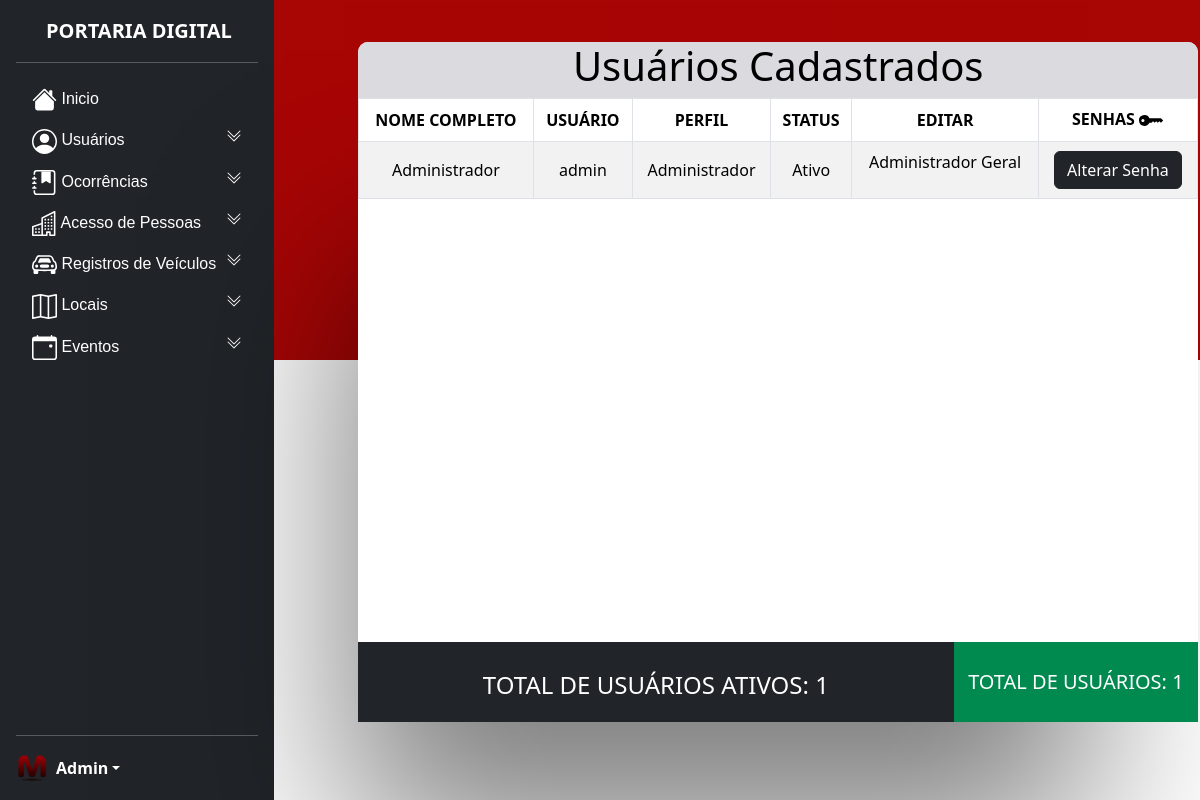
/app/views/usuarios_cadastrados.php (signed in), run on the app's committed database.
### tables this page shows
CREATE TABLE `usuarios` (
  `id` int(11) NOT NULL,
  `tipo_usuario` int(11) NOT NULL,
  `nome` varchar(45) NOT NULL,
  `usuario` varchar(45) NOT NULL,
  `senha` varchar(255) NOT NULL,
  `status_usuario` int(45) NOT NULL DEFAULT 1,
  `data_registro` datetime NOT NULL
);

### app/views/usuarios_cadastrados.php (the view, shortened to what this page needs)
<?php
require_once(__DIR__ . '/../../includes/db.php');
$tipoUsuarioLogado = $_SESSION['tipo_usuario'];
$queryuser = "SELECT id, nome, usuario, tipo_usuario, status_usuario FROM usuarios";
$statement = $pdo->prepare($queryuser);
$statement->execute();
$usuarios = $statement->fetchAll(PDO::FETCH_ASSOC);
$queryQtdUser = "SELECT COUNT(*) as quantidade FROM usuarios";
$statement = $pdo->query($queryQtdUser);
$row = $statement->fetch(PDO::FETCH_ASSOC);
$quantidadeDeUsuarios = $row['quantidade'];
$msgsqlsearch = 'TOTAL DE USUÁRIOS ATIVOS: ';
$queryQtdUserAtivo = "SELECT COUNT(*) as quantidade_ativo FROM usuarios WHERE status_usuario = 1";
$statement = $pdo->query($queryQtdUserAtivo);
$rowativos = $statement->fetch(PDO::FETCH_ASSOC);
$quantidadeUsuariosAtivos = $rowativos['quantidade_ativo'];
?>
<!DOCTYPE html>
<html lang="pt-br">
<head>
    <link href="https://cdn.jsdelivr.net/npm/bootstrap@5.3.1/dist/css/bootstrap.min.css" rel="stylesheet">
    <link rel="stylesheet" href="https://cdn.jsdelivr.net/npm/bootstrap-icons@1.11.0/font/bootstrap-icons.css">
    <link rel="stylesheet" href="../../assets/css/pesquisa.css">
</head>
<body>
    <div class="main">
        <main class="d-flex flex-nowrap side-bar">
            <div class="d-flex flex-column flex-shrink-0 p-3 text-bg-dark menu-left">
                <a href="https://projetopei.dev.br/app/views/painel.php" class="d-flex logo align-items-center mb-3 mb-md-0 me-md-auto text-white text-decoration-none">
                    <span>PORTARIA DIGITAL</span>
                </a>
                <hr>
                <ul class="nav nav-pills flex-column mb-auto">
                    <li class="nav-item">
                        <a href="https://projetopei.dev.br/app/views/painel.php" class="nav-link text-white" aria-current="page">
                            Inicio
                        </a>
                    </li>
                    <li>
                        <div class="li-usuarios">
                            <?php if ($tipoUsuarioLogado === 1) {
                                echo '<a href="#" class="nav-link text-white" data-bs-toggle="collapse" data-bs-target="#collapseusuarios" aria-expanded="false" aria-controls="collapseExample">
                            <svg xmlns="http://www.w3.org/2000/svg" width="25" height="25" fill="currentColor" class="bi bi-person-circle" viewBox="0 0 16 16">
                                <path d="M11 6a3 3 0 1 1-6 0 3 3 0 0 1 6 0z"/>
                                <path fill-rule="evenodd" d="M0 8a8 8 0 1 1 16 0A8 8 0 0 1 0 8zm8-7a7 7 0 0 0-5.468 11.37C3.242 11.226 4.805 10 8 10s4.757 1.225 5.468 2.37A7 7 0 0 0 8 1z"/>
                            </svg>
                                Usuários <svg xmlns="http://www.w3.org/2000/svg" width="16" height="16" fill="currentColor" class="bi bi-chevron-double-down svg-bottomchaves" viewBox="0 0 16 16">
                                    <path fill-rule="evenodd" d="M1.646 6.646a.5.5 0 0 1 .708 0L8 12.293l5.646-5.647a.5.5 0 0 1 .708.708l-6 6a.5.5 0 0 1-.708 0l-6-6a.5.5 0 0 1 0-.708z" />
                                    <path fill-rule="evenodd" d="M1.646 2.646a.5.5 0 0 1 .708 0L8 8.293l5.646-5.647a.5.5 0 0 1 .708.708l-6 6a.5.5 0 0 1-.708 0l-6-6a.5.5 0 0 1 0-.708z" />
                                </svg>
                            </a>';
                            } ?>
                        </div>
                    </li>
                    <li>
                        <div class="li-usuarios">
                            <a href="#" class="nav-link text-white" data-bs-toggle="collapse" data-bs-target="#collapseocorrencias" aria-expanded="false" aria-controls="collapseExample">
                                Ocorrências
                            </a>
                        </div>
                    </li>
                    <li>
                        <div class="li-usuarios">
                            <a href="#" class="nav-link text-white" data-bs-toggle="collapse" data-bs-target="#collapseacessodepessoas" aria-expanded="false" aria-controls="collapseExample">
                                Acesso de Pessoas
                            </a>
                        </div>
                    </li>
                    <a href="#" class="nav-link text-white" data-bs-toggle="collapse" data-bs-target="#collapseExample" aria-expanded="false" aria-controls="collapseExample">
                        Registros de Veículos
                    </a>
                    <li>
                        <?php if ($tipoUsuarioLogado === 1) {
                            echo '<a href="#" class="nav-link text-white" data-bs-toggle="collapse" data-bs-target="#collapselocais" aria-expanded="false" aria-controls="collapseExample">
                                <svg xmlns="http://www.w3.org/2000/svg" width="25" height="25" fill="currentColor" class="bi bi-map" viewBox="0 0 16 16">
                                <path fill-rule="evenodd" d="M15.817.113A.5.5 0 0 1 16 .5v14a.5.5 0 0 1-.402.49l-5 1a.502.502 0 0 1-.196 0L5.5 15.01l-4.902.98A.5.5 0 0 1 0 15.5v-14a.5.5 0 0 1 .402-.49l5-1a.5.5 0 0 1 .196 0L10.5.99l4.902-.98a.5.5 0 0 1 .415.103zM10 1.91l-4-.8v12.98l4 .8V1.91zm1 12.98 4-.8V1.11l-4 .8v12.98zm-6-.8V1.11l-4 .8v12.98l4-.8z"/>
                                </svg>
                                Locais <svg xmlns="http://www.w3.org/2000/svg" width="16" height="16" fill="currentColor" class="bi bi-chevron-double-down svg-bottomchaves" viewBox="0 0 16 16">
                                    <path fill-rule="evenodd" d="M1.646 6.646a.5.5 0 0 1 .708 0L8 12.293l5.646-5.647a.5.5 0 0 1 .708.708l-6 6a.5.5 0 0 1-.708 0l-6-6a.5.5 0 0 1 0-.708z" />
                                    <path fill-rule="evenodd" d="M1.646 2.646a.5.5 0 0 1 .708 0L8 8.293l5.646-5.647a.5.5 0 0 1 .708.708l-6 6a.5.5 0 0 1-.708 0l-6-6a.5.5 0 0 1 0-.708z" />
                                </svg>
                            </a>';
                        } ?>
                    </li>
                    <li>
                        <a href="#" class="nav-link text-white" data-bs-toggle="collapse" data-bs-target="#collapseeventos" aria-expanded="false" aria-controls="collapseExample">
                            Eventos
                        </a>
                    </li>
                </ul>
                <hr>
                <div class="dropdown">
                    <a href="#" class="d-flex align-items-center text-white text-decoration-none dropdown-toggle" data-bs-toggle="dropdown" aria-expanded="false">
                        <img src="../../assets/images/fav.png" alt="" width="32" height="32" class="rounded-circle me-2">
                        <strong class="user-logado"><?php echo $_SESSION['usuario']; ?></strong>
                    </a>
                </div>
            </div>
            <div class="geral">
                <div>
                    <div class="table-info">
                        <div class="box-pesquisa">
                            <div class="titulo-box-pesquisa">
                                <h1>Usuários Cadastrados</h1>
                            </div>
                        </div>
                        <div class="tabela-principal">
                            <div>
                                <table class="table col-xs-7 table-bordered table-striped table-condensed table-fixed text-center">
                                    <thead>
                                        <tr>
                                            <th scope="col">NOME COMPLETO</th>
                                            <th scope="col">USUÁRIO</th>
                                            <th scope="col">PERFIL</th>
                                            <th scope="col">STATUS</th>
                                            <th scope="col">EDITAR</th>
                                            <th scope="col">SENHAS <svg xmlns="http://www.w3.org/2000/svg" width="25" height="25" fill="currentColor" class="bi bi-key-fill" viewBox="0 0 16 16">
                                                    <path d="M3.5 11.5a3.5 3.5 0 1 1 3.163-5H14L15.5 8 14 9.5l-1-1-1 1-1-1-1 1-1-1-1 1H6.663a3.5 3.5 0 0 1-3.163 2zM2.5 9a1 1 0 1 0 0-2 1 1 0 0 0 0 2z" />
                                                </svg></th>
                                        </tr>
                                    </thead>
                                    <tbody>
                                        <?php foreach ($usuarios as $usuario) : ?>
                                            <tr>
                                                <td><?php echo $usuario['nome']; ?></td>
                                                <td><?php echo $usuario['usuario']; ?></td>
                                                <td>
                                                    <?php
                                                    if ($usuario['tipo_usuario'] == 1) {
                                                        echo 'Administrador';
                                                    } elseif ($usuario['tipo_usuario'] == 2) {
                                                        echo 'Usuário Eventos';
                                                    } else {
                                                        echo 'Usuário Normal';
                                                    }
                                                    ?>
                                                </td>
                                                <td><?php echo ($usuario['status_usuario'] == 1 ? 'Ativo' : 'Desativado') ?></td>
                                                <td>
                                                    <?php if ($usuario['usuario'] !== 'admin') : ?>
                                                        <form class="d-flex " action="processaHabilitacaoUser.php" method="POST">
                                                            <input type="hidden" name="id_usuario" value="<?php echo $usuario['id']; ?>">
                                                            <select class="form-select" name="novo_status" id="novo_status">
                                                                <option value="" selected disabled>Selecione</option>
                                                                <?php if ($usuario['status_usuario'] == 1) : ?>
                                                                    <option value="0">Desativar</option>
                                                                <?php else : ?>
                                                                    <option value="1">Ativar</option>
                                                                <?php endif; ?>
                                                            </select>
                                                            <button type="submit" name="alterastatususer" id="alterastatususer" class="btn btn-primary btn-alterastatus">Salvar</button>
                                                        </form>
                                                    <?php else : ?>
                                                        <p>Administrador Geral</p>
                                                    <?php endif; ?>
                                                </td>
                                                <td><button type="button" class="btn btn-primary editar-senha-button" data-bs-toggle="modal" data-bs-target="#modalEditarSenha<?php echo $usuario['id']; ?>">
                                                        Alterar Senha
                                                    </button></td>
                                            </tr>
                                        <?php endforeach; ?>
                                    </tbody>
                                </table>
                            </div>
                        </div>
                        <div class="table-footer">
                            <div class="totalfooter">
                                <h1>TOTAL DE USUÁRIOS: <?php echo $quantidadeDeUsuarios ?></h1>
                            </div>
                            <div class="paginacao">
                                <div class="pagination text-white">
                                    <h4><?php echo $msgsqlsearch . $quantidadeUsuariosAtivos ?></h4>
                                </div>
                            </div>
                        </div>
                    </div>
                </div>
            </div>
        </main>
    </div>
</body>
</html>

### assets/css/pesquisa.css (style rules this page uses)
.main { box-sizing: border-box; height: 100vh; background: rgb(167, 2, 2); background: linear-gradient(180deg, rgba(167, 2, 2, 1) 34%, rgba(255, 255, 255, 1) 34%); background: linear-gradient(180deg, rgb(168, 5, 5) 45%, rgba(242, 242, 242, 1) 45%, rgba(255, 255, 255, 1) 45%); position: relative; }
.side-bar { height: 100%; }
.nav-link { font-family: sans-serif; }
.logo { font-weight: bold; font-size: 20px; margin-left: 30px; text-align: center; }
.table-info { display: flex; align-items: flex-end; flex-direction: column; justify-content: space-between; border-radius: 10px; margin-left: 10%; margin-top: 5%; height: 85vh; width: 70vw; background-color: #ffffff; -webkit-box-shadow: -62px 168px 172px -49px rgba(0, 0, 0, 0.5); -moz-box-shadow: -62px 168px 172px -49px rgba(0, 0, 0, 0.5); box-shadow: -62px 168px 172px -49px rgba(0, 0, 0, 0.5); }
.table>tbody { vertical-align: middle; }
.tabela-principal { width: 100%; display: block; height: auto; overflow-y: auto; }
.table-footer { display: flex; width: 100%; height: 80px; margin-top: auto; flex-direction: row-reverse; }
.totalfooter { color: white; display: flex; align-items: center; justify-content: center; width: 30%; background-color: #008a50; }
.totalfooter h1 { font-size: 20px; margin-top: 8px; }
.pagination { align-items: center; margin-top: 15px; }
.paginacao { display: flex; width: 73%; background-color: #212529; align-items: center; justify-content: center; font-weight: bold; }
.user-logado { text-transform: capitalize; font-weight: 900; }
.svg-bottomchaves { float: right; margin-left: 10px; }
.box-pesquisa { display: flex; align-items: center; flex-direction: column; width: 100%; background-color: #dbdbdf; border-radius: 10px 10px 0 0; }
.table>thead { vertical-align: middle; }
thead { top: 0; position: sticky; z-index: 1; }
.menu-left { overflow: auto; }
.editar-senha-button { background-color: #212529; border-color: #212529; }
.table { --bs-table-hover-bg: rgb(0 0 0 / 34%); }

### data on the page
usuarios: nome "Administrador", usuario "admin", tipo_usuario "Administrador", status_usuario "Ativo", shows "Administrador Geral"

### other printed values
$_SESSION['usuario'] "Admin"
$quantidadeDeUsuarios "1"
$msgsqlsearch "TOTAL DE USUÁRIOS ATIVOS:"
$quantidadeUsuariosAtivos "1"
